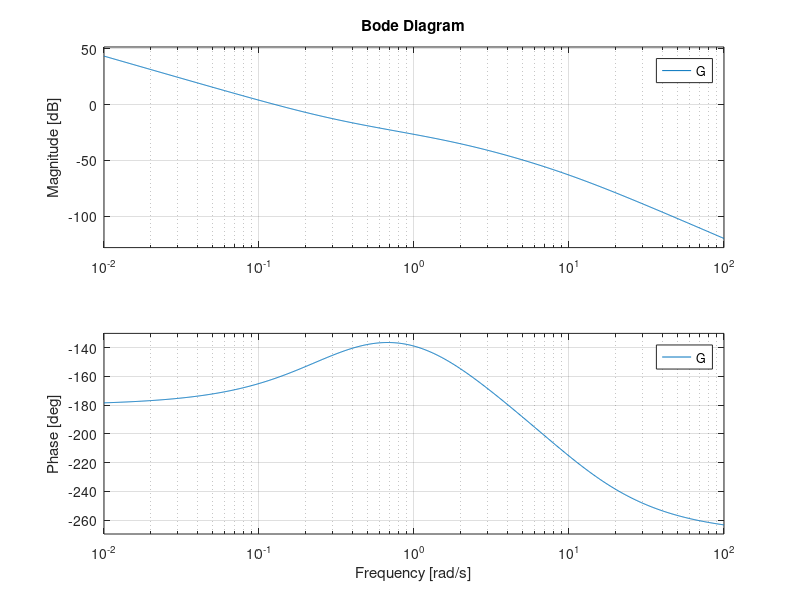

Write MATLAB code to recreate this figure. (Note: this script raises an error after producing the figure.)
%%%%%Test Root Locus and Bode Plot

s = tf('s')
G = (s+0.3)/((s+2)*(s+10)*s^2)



figure(1)
bode(G)

figure(2)
rlocus(G,Ks)